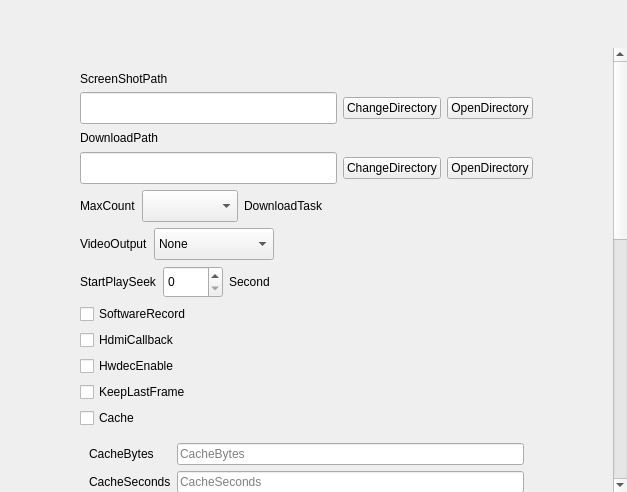
<?xml version="1.0" encoding="UTF-8"?>
<ui version="4.0">
 <class>SettingDialog</class>
 <widget class="QDialog" name="SettingDialog">
  <property name="geometry">
   <rect>
    <x>0</x>
    <y>0</y>
    <width>627</width>
    <height>492</height>
   </rect>
  </property>
  <property name="windowTitle">
   <string>Setting</string>
  </property>
  <layout class="QVBoxLayout" name="verticalLayout">
   <property name="spacing">
    <number>0</number>
   </property>
   <property name="leftMargin">
    <number>0</number>
   </property>
   <property name="topMargin">
    <number>0</number>
   </property>
   <property name="rightMargin">
    <number>0</number>
   </property>
   <property name="bottomMargin">
    <number>0</number>
   </property>
   <item>
    <widget class="QWidget" name="mainWidget" native="true">
     <layout class="QVBoxLayout" name="verticalLayout_2">
      <property name="spacing">
       <number>0</number>
      </property>
      <property name="leftMargin">
       <number>0</number>
      </property>
      <property name="topMargin">
       <number>0</number>
      </property>
      <property name="rightMargin">
       <number>0</number>
      </property>
      <property name="bottomMargin">
       <number>0</number>
      </property>
      <item>
       <widget class="TitleBar" name="titleBar" native="true">
        <property name="minimumSize">
         <size>
          <width>0</width>
          <height>48</height>
         </size>
        </property>
        <property name="maximumSize">
         <size>
          <width>16777215</width>
          <height>48</height>
         </size>
        </property>
       </widget>
      </item>
      <item>
       <widget class="QScrollArea" name="scrollArea">
        <property name="frameShape">
         <enum>QFrame::NoFrame</enum>
        </property>
        <property name="frameShadow">
         <enum>QFrame::Plain</enum>
        </property>
        <property name="widgetResizable">
         <bool>true</bool>
        </property>
        <widget class="QWidget" name="contentWidget">
         <property name="geometry">
          <rect>
           <x>0</x>
           <y>-520</y>
           <width>613</width>
           <height>964</height>
          </rect>
         </property>
         <layout class="QVBoxLayout" name="verticalLayout_3">
          <property name="leftMargin">
           <number>80</number>
          </property>
          <property name="topMargin">
           <number>24</number>
          </property>
          <property name="rightMargin">
           <number>80</number>
          </property>
          <property name="bottomMargin">
           <number>24</number>
          </property>
          <item>
           <widget class="QLabel" name="label_4">
            <property name="text">
             <string>ScreenShotPath</string>
            </property>
           </widget>
          </item>
          <item>
           <layout class="QHBoxLayout" name="horizontalLayout_4">
            <item>
             <widget class="QLineEdit" name="screenshotPath">
              <property name="minimumSize">
               <size>
                <width>0</width>
                <height>32</height>
               </size>
              </property>
              <property name="maximumSize">
               <size>
                <width>16777215</width>
                <height>32</height>
               </size>
              </property>
              <property name="readOnly">
               <bool>true</bool>
              </property>
             </widget>
            </item>
            <item>
             <widget class="QPushButton" name="screenshotButton">
              <property name="cursor">
               <cursorShape>PointingHandCursor</cursorShape>
              </property>
              <property name="focusPolicy">
               <enum>Qt::NoFocus</enum>
              </property>
              <property name="text">
               <string>ChangeDirectory</string>
              </property>
              <property name="autoDefault">
               <bool>false</bool>
              </property>
             </widget>
            </item>
            <item>
             <widget class="QPushButton" name="openShotDir">
              <property name="cursor">
               <cursorShape>PointingHandCursor</cursorShape>
              </property>
              <property name="focusPolicy">
               <enum>Qt::NoFocus</enum>
              </property>
              <property name="text">
               <string>OpenDirectory</string>
              </property>
              <property name="autoDefault">
               <bool>false</bool>
              </property>
             </widget>
            </item>
           </layout>
          </item>
          <item>
           <widget class="QLabel" name="label">
            <property name="minimumSize">
             <size>
              <width>0</width>
              <height>16</height>
             </size>
            </property>
            <property name="maximumSize">
             <size>
              <width>16777215</width>
              <height>16</height>
             </size>
            </property>
            <property name="text">
             <string>DownloadPath</string>
            </property>
            <property name="textInteractionFlags">
             <set>Qt::LinksAccessibleByMouse</set>
            </property>
           </widget>
          </item>
          <item>
           <layout class="QHBoxLayout" name="horizontalLayout">
            <item>
             <widget class="QLineEdit" name="pathEdit">
              <property name="minimumSize">
               <size>
                <width>0</width>
                <height>32</height>
               </size>
              </property>
              <property name="maximumSize">
               <size>
                <width>16777215</width>
                <height>32</height>
               </size>
              </property>
              <property name="readOnly">
               <bool>true</bool>
              </property>
             </widget>
            </item>
            <item>
             <widget class="QPushButton" name="pathButton">
              <property name="cursor">
               <cursorShape>PointingHandCursor</cursorShape>
              </property>
              <property name="focusPolicy">
               <enum>Qt::NoFocus</enum>
              </property>
              <property name="text">
               <string>ChangeDirectory</string>
              </property>
              <property name="autoDefault">
               <bool>false</bool>
              </property>
             </widget>
            </item>
            <item>
             <widget class="QPushButton" name="openDownloadDir">
              <property name="cursor">
               <cursorShape>PointingHandCursor</cursorShape>
              </property>
              <property name="focusPolicy">
               <enum>Qt::NoFocus</enum>
              </property>
              <property name="text">
               <string>OpenDirectory</string>
              </property>
              <property name="autoDefault">
               <bool>false</bool>
              </property>
             </widget>
            </item>
           </layout>
          </item>
          <item>
           <layout class="QHBoxLayout" name="horizontalLayout_2">
            <item>
             <widget class="QLabel" name="label_2">
              <property name="text">
               <string>MaxCount</string>
              </property>
             </widget>
            </item>
            <item>
             <widget class="QComboBox" name="taskCount">
              <property name="minimumSize">
               <size>
                <width>96</width>
                <height>32</height>
               </size>
              </property>
              <property name="maximumSize">
               <size>
                <width>16777215</width>
                <height>32</height>
               </size>
              </property>
             </widget>
            </item>
            <item>
             <widget class="QLabel" name="label_3">
              <property name="text">
               <string>DownloadTask</string>
              </property>
             </widget>
            </item>
            <item>
             <spacer name="horizontalSpacer">
              <property name="orientation">
               <enum>Qt::Horizontal</enum>
              </property>
              <property name="sizeHint" stdset="0">
               <size>
                <width>40</width>
                <height>20</height>
               </size>
              </property>
             </spacer>
            </item>
           </layout>
          </item>
          <item>
           <layout class="QHBoxLayout" name="horizontalLayout_7">
            <property name="topMargin">
             <number>0</number>
            </property>
            <property name="bottomMargin">
             <number>0</number>
            </property>
            <item>
             <widget class="QLabel" name="label_5">
              <property name="text">
               <string>VideoOutput</string>
              </property>
             </widget>
            </item>
            <item>
             <widget class="QComboBox" name="videoOutput">
              <property name="minimumSize">
               <size>
                <width>120</width>
                <height>32</height>
               </size>
              </property>
              <property name="maximumSize">
               <size>
                <width>16777215</width>
                <height>32</height>
               </size>
              </property>
              <item>
               <property name="text">
                <string>None</string>
               </property>
              </item>
              <item>
               <property name="text">
                <string>GPU</string>
               </property>
              </item>
              <item>
               <property name="text">
                <string>Direct3D</string>
               </property>
              </item>
              <item>
               <property name="text">
                <string>GDI</string>
               </property>
              </item>
             </widget>
            </item>
            <item>
             <spacer name="horizontalSpacer_5">
              <property name="orientation">
               <enum>Qt::Horizontal</enum>
              </property>
              <property name="sizeHint" stdset="0">
               <size>
                <width>40</width>
                <height>20</height>
               </size>
              </property>
             </spacer>
            </item>
           </layout>
          </item>
          <item>
           <layout class="QHBoxLayout" name="horizontalLayout_3">
            <property name="topMargin">
             <number>0</number>
            </property>
            <property name="bottomMargin">
             <number>0</number>
            </property>
            <item>
             <widget class="QLabel" name="label_9">
              <property name="text">
               <string>StartPlaySeek</string>
              </property>
             </widget>
            </item>
            <item>
             <widget class="QSpinBox" name="seek">
              <property name="minimumSize">
               <size>
                <width>60</width>
                <height>32</height>
               </size>
              </property>
              <property name="maximum">
               <number>10</number>
              </property>
             </widget>
            </item>
            <item>
             <widget class="QLabel" name="label_10">
              <property name="text">
               <string>Second</string>
              </property>
             </widget>
            </item>
            <item>
             <spacer name="horizontalSpacer_2">
              <property name="orientation">
               <enum>Qt::Horizontal</enum>
              </property>
              <property name="sizeHint" stdset="0">
               <size>
                <width>40</width>
                <height>20</height>
               </size>
              </property>
             </spacer>
            </item>
           </layout>
          </item>
          <item>
           <layout class="QHBoxLayout" name="horizontalLayout_8">
            <property name="topMargin">
             <number>0</number>
            </property>
            <property name="bottomMargin">
             <number>0</number>
            </property>
            <item>
             <widget class="QCheckBox" name="recordEnable">
              <property name="cursor">
               <cursorShape>PointingHandCursor</cursorShape>
              </property>
              <property name="text">
               <string>SoftwareRecord</string>
              </property>
             </widget>
            </item>
           </layout>
          </item>
          <item>
           <layout class="QHBoxLayout" name="horizontalLayout_9">
            <property name="topMargin">
             <number>0</number>
            </property>
            <item>
             <widget class="QCheckBox" name="hdmi">
              <property name="cursor">
               <cursorShape>PointingHandCursor</cursorShape>
              </property>
              <property name="text">
               <string>HdmiCallback</string>
              </property>
             </widget>
            </item>
           </layout>
          </item>
          <item>
           <layout class="QHBoxLayout" name="horizontalLayout_5">
            <item>
             <widget class="QCheckBox" name="hwdecEnable">
              <property name="cursor">
               <cursorShape>PointingHandCursor</cursorShape>
              </property>
              <property name="text">
               <string>HwdecEnable</string>
              </property>
             </widget>
            </item>
           </layout>
          </item>
          <item>
           <layout class="QHBoxLayout" name="horizontalLayout_6">
            <item>
             <widget class="QCheckBox" name="keepLastFrame">
              <property name="cursor">
               <cursorShape>PointingHandCursor</cursorShape>
              </property>
              <property name="text">
               <string>KeepLastFrame</string>
              </property>
             </widget>
            </item>
           </layout>
          </item>
          <item>
           <widget class="QCheckBox" name="cache">
            <property name="cursor">
             <cursorShape>PointingHandCursor</cursorShape>
            </property>
            <property name="text">
             <string>Cache</string>
            </property>
           </widget>
          </item>
          <item>
           <widget class="QWidget" name="cacheWidget" native="true">
            <layout class="QGridLayout" name="gridLayout_2">
             <item row="0" column="1">
              <widget class="QLineEdit" name="cacheBytes">
               <property name="placeholderText">
                <string>CacheBytes</string>
               </property>
              </widget>
             </item>
             <item row="0" column="0">
              <widget class="QLabel" name="label_18">
               <property name="text">
                <string>CacheBytes</string>
               </property>
              </widget>
             </item>
             <item row="1" column="0">
              <widget class="QLabel" name="label_19">
               <property name="text">
                <string>CacheSeconds</string>
               </property>
              </widget>
             </item>
             <item row="1" column="1">
              <widget class="QLineEdit" name="cacheSeconds">
               <property name="placeholderText">
                <string>CacheSeconds</string>
               </property>
              </widget>
             </item>
            </layout>
           </widget>
          </item>
          <item>
           <widget class="QCheckBox" name="logo">
            <property name="cursor">
             <cursorShape>PointingHandCursor</cursorShape>
            </property>
            <property name="text">
             <string>Logo</string>
            </property>
           </widget>
          </item>
          <item>
           <widget class="QWidget" name="logoWidget" native="true">
            <layout class="QGridLayout" name="gridLayout_3">
             <item row="5" column="1">
              <widget class="QLineEdit" name="logoBorderColor">
               <property name="sizePolicy">
                <sizepolicy hsizetype="Preferred" vsizetype="Fixed">
                 <horstretch>0</horstretch>
                 <verstretch>0</verstretch>
                </sizepolicy>
               </property>
               <property name="placeholderText">
                <string>ARGB eg:#FF000000</string>
               </property>
              </widget>
             </item>
             <item row="0" column="0">
              <widget class="QLabel" name="label_20">
               <property name="text">
                <string>LogoText</string>
               </property>
              </widget>
             </item>
             <item row="0" column="1" colspan="3">
              <widget class="QLineEdit" name="logoText">
               <property name="placeholderText">
                <string>LogoTextContent</string>
               </property>
              </widget>
             </item>
             <item row="2" column="1">
              <widget class="QSpinBox" name="logoTextSize">
               <property name="maximumSize">
                <size>
                 <width>60</width>
                 <height>16777215</height>
                </size>
               </property>
               <property name="value">
                <number>16</number>
               </property>
              </widget>
             </item>
             <item row="7" column="0">
              <widget class="QLabel" name="label_27">
               <property name="text">
                <string>LogoVAlign</string>
               </property>
              </widget>
             </item>
             <item row="6" column="3">
              <widget class="QRadioButton" name="right">
               <property name="cursor">
                <cursorShape>PointingHandCursor</cursorShape>
               </property>
               <property name="text">
                <string>Right</string>
               </property>
               <property name="checked">
                <bool>true</bool>
               </property>
               <attribute name="buttonGroup">
                <string notr="true">alignX</string>
               </attribute>
              </widget>
             </item>
             <item row="4" column="0">
              <widget class="QLabel" name="label_24">
               <property name="text">
                <string>LogoBorderSize</string>
               </property>
              </widget>
             </item>
             <item row="3" column="1">
              <widget class="QLineEdit" name="logoTextColor">
               <property name="sizePolicy">
                <sizepolicy hsizetype="Preferred" vsizetype="Fixed">
                 <horstretch>0</horstretch>
                 <verstretch>0</verstretch>
                </sizepolicy>
               </property>
               <property name="placeholderText">
                <string>ARGB eg:#FF000000</string>
               </property>
              </widget>
             </item>
             <item row="7" column="2">
              <widget class="QRadioButton" name="centerY">
               <property name="cursor">
                <cursorShape>PointingHandCursor</cursorShape>
               </property>
               <property name="text">
                <string>Center</string>
               </property>
               <attribute name="buttonGroup">
                <string notr="true">alignY</string>
               </attribute>
              </widget>
             </item>
             <item row="6" column="0">
              <widget class="QLabel" name="label_26">
               <property name="text">
                <string>LogoHAlign</string>
               </property>
              </widget>
             </item>
             <item row="4" column="1">
              <widget class="QSpinBox" name="logoBorderSize">
               <property name="maximumSize">
                <size>
                 <width>60</width>
                 <height>16777215</height>
                </size>
               </property>
               <property name="value">
                <number>1</number>
               </property>
              </widget>
             </item>
             <item row="5" column="0">
              <widget class="QLabel" name="label_25">
               <property name="text">
                <string>LogoBorderColor</string>
               </property>
              </widget>
             </item>
             <item row="1" column="1" colspan="3">
              <widget class="QLineEdit" name="logoFontName">
               <property name="placeholderText">
                <string>LogoFontName</string>
               </property>
              </widget>
             </item>
             <item row="6" column="1">
              <widget class="QRadioButton" name="left">
               <property name="cursor">
                <cursorShape>PointingHandCursor</cursorShape>
               </property>
               <property name="text">
                <string>Left</string>
               </property>
               <attribute name="buttonGroup">
                <string notr="true">alignX</string>
               </attribute>
              </widget>
             </item>
             <item row="2" column="0">
              <widget class="QLabel" name="label_22">
               <property name="text">
                <string>LogoTextSize</string>
               </property>
              </widget>
             </item>
             <item row="3" column="0">
              <widget class="QLabel" name="label_23">
               <property name="text">
                <string>LogoTextColor</string>
               </property>
              </widget>
             </item>
             <item row="7" column="1">
              <widget class="QRadioButton" name="top">
               <property name="cursor">
                <cursorShape>PointingHandCursor</cursorShape>
               </property>
               <property name="text">
                <string>Top</string>
               </property>
               <property name="checked">
                <bool>true</bool>
               </property>
               <attribute name="buttonGroup">
                <string notr="true">alignY</string>
               </attribute>
              </widget>
             </item>
             <item row="1" column="0">
              <widget class="QLabel" name="label_21">
               <property name="text">
                <string>LogoFontName</string>
               </property>
              </widget>
             </item>
             <item row="7" column="3">
              <widget class="QRadioButton" name="bottom">
               <property name="cursor">
                <cursorShape>PointingHandCursor</cursorShape>
               </property>
               <property name="text">
                <string>Bottom</string>
               </property>
               <attribute name="buttonGroup">
                <string notr="true">alignY</string>
               </attribute>
              </widget>
             </item>
             <item row="6" column="2">
              <widget class="QRadioButton" name="centerX">
               <property name="cursor">
                <cursorShape>PointingHandCursor</cursorShape>
               </property>
               <property name="text">
                <string>Center</string>
               </property>
               <attribute name="buttonGroup">
                <string notr="true">alignX</string>
               </attribute>
              </widget>
             </item>
            </layout>
           </widget>
          </item>
          <item>
           <widget class="QCheckBox" name="osd">
            <property name="cursor">
             <cursorShape>PointingHandCursor</cursorShape>
            </property>
            <property name="text">
             <string>OSD</string>
            </property>
           </widget>
          </item>
          <item>
           <widget class="QWidget" name="osdWidget" native="true">
            <property name="sizePolicy">
             <sizepolicy hsizetype="Preferred" vsizetype="Expanding">
              <horstretch>0</horstretch>
              <verstretch>0</verstretch>
             </sizepolicy>
            </property>
            <layout class="QGridLayout" name="gridLayout">
             <item row="0" column="2" colspan="2">
              <widget class="QLineEdit" name="osdText">
               <property name="maxLength">
                <number>512</number>
               </property>
               <property name="placeholderText">
                <string>OSDTextContent</string>
               </property>
              </widget>
             </item>
             <item row="6" column="0">
              <widget class="QLabel" name="label_14">
               <property name="text">
                <string>OSDAnimationEffect</string>
               </property>
              </widget>
             </item>
             <item row="2" column="2">
              <widget class="QLineEdit" name="osdTextColor">
               <property name="maximumSize">
                <size>
                 <width>150</width>
                 <height>16777215</height>
                </size>
               </property>
               <property name="placeholderText">
                <string>ARGB eg:#FF000000</string>
               </property>
              </widget>
             </item>
             <item row="9" column="0">
              <widget class="QLabel" name="label_17">
               <property name="text">
                <string>OSDFadeDuration</string>
               </property>
              </widget>
             </item>
             <item row="1" column="0">
              <widget class="QLabel" name="label_7">
               <property name="text">
                <string>OSDTextSize</string>
               </property>
              </widget>
             </item>
             <item row="8" column="0">
              <widget class="QLabel" name="label_16">
               <property name="text">
                <string>OSDDisplayInterval</string>
               </property>
              </widget>
             </item>
             <item row="9" column="2">
              <widget class="QSpinBox" name="osdFadeDuration">
               <property name="maximumSize">
                <size>
                 <width>60</width>
                 <height>16777215</height>
                </size>
               </property>
               <property name="maximum">
                <number>1000</number>
               </property>
               <property name="value">
                <number>1</number>
               </property>
              </widget>
             </item>
             <item row="0" column="0">
              <widget class="QLabel" name="label_6">
               <property name="cursor">
                <cursorShape>ArrowCursor</cursorShape>
               </property>
               <property name="text">
                <string>OSDText</string>
               </property>
              </widget>
             </item>
             <item row="2" column="0">
              <widget class="QLabel" name="label_8">
               <property name="text">
                <string>OSDTextColor</string>
               </property>
              </widget>
             </item>
             <item row="6" column="3">
              <widget class="QRadioButton" name="osdBlink">
               <property name="cursor">
                <cursorShape>PointingHandCursor</cursorShape>
               </property>
               <property name="text">
                <string>OSDBlink</string>
               </property>
               <attribute name="buttonGroup">
                <string notr="true">buttonGroup</string>
               </attribute>
              </widget>
             </item>
             <item row="4" column="2">
              <widget class="QLineEdit" name="osdBorderColor">
               <property name="maximumSize">
                <size>
                 <width>150</width>
                 <height>16777215</height>
                </size>
               </property>
               <property name="placeholderText">
                <string>ARGB eg:#FF000000</string>
               </property>
              </widget>
             </item>
             <item row="6" column="2">
              <widget class="QRadioButton" name="osdRoll">
               <property name="cursor">
                <cursorShape>PointingHandCursor</cursorShape>
               </property>
               <property name="text">
                <string>OSDRoll</string>
               </property>
               <property name="checked">
                <bool>true</bool>
               </property>
               <attribute name="buttonGroup">
                <string notr="true">buttonGroup</string>
               </attribute>
              </widget>
             </item>
             <item row="8" column="2">
              <widget class="QSpinBox" name="osdDisplayInterval">
               <property name="maximumSize">
                <size>
                 <width>60</width>
                 <height>16777215</height>
                </size>
               </property>
               <property name="maximum">
                <number>1000</number>
               </property>
               <property name="value">
                <number>1</number>
               </property>
              </widget>
             </item>
             <item row="7" column="2">
              <widget class="QSpinBox" name="osdDisplayDuration">
               <property name="maximumSize">
                <size>
                 <width>60</width>
                 <height>16777215</height>
                </size>
               </property>
               <property name="minimum">
                <number>0</number>
               </property>
               <property name="maximum">
                <number>1000</number>
               </property>
               <property name="value">
                <number>5</number>
               </property>
              </widget>
             </item>
             <item row="7" column="0">
              <widget class="QLabel" name="label_15">
               <property name="text">
                <string>OSDDisplayDuration</string>
               </property>
              </widget>
             </item>
             <item row="4" column="0">
              <widget class="QLabel" name="label_11">
               <property name="text">
                <string>OSDBorderColor</string>
               </property>
              </widget>
             </item>
             <item row="1" column="2">
              <widget class="QSpinBox" name="osdTextSize">
               <property name="maximumSize">
                <size>
                 <width>60</width>
                 <height>16777215</height>
                </size>
               </property>
               <property name="minimum">
                <number>1</number>
               </property>
               <property name="maximum">
                <number>255</number>
               </property>
               <property name="value">
                <number>55</number>
               </property>
              </widget>
             </item>
             <item row="3" column="0">
              <widget class="QLabel" name="label_13">
               <property name="text">
                <string>OSDBorderSize</string>
               </property>
              </widget>
             </item>
             <item row="3" column="2">
              <widget class="QSpinBox" name="osdBorderSize">
               <property name="maximumSize">
                <size>
                 <width>60</width>
                 <height>16777215</height>
                </size>
               </property>
               <property name="minimum">
                <number>1</number>
               </property>
               <property name="maximum">
                <number>5</number>
               </property>
               <property name="value">
                <number>1</number>
               </property>
              </widget>
             </item>
            </layout>
           </widget>
          </item>
         </layout>
        </widget>
       </widget>
      </item>
     </layout>
    </widget>
   </item>
  </layout>
 </widget>
 <customwidgets>
  <customwidget>
   <class>TitleBar</class>
   <extends>QWidget</extends>
   <header location="global">titlebar.h</header>
   <container>1</container>
  </customwidget>
 </customwidgets>
 <resources>
  <include location="../Resource.qrc"/>
  <include location="../Resource.qrc"/>
 </resources>
 <connections/>
 <buttongroups>
  <buttongroup name="buttonGroup"/>
  <buttongroup name="alignY"/>
  <buttongroup name="alignX"/>
 </buttongroups>
</ui>
